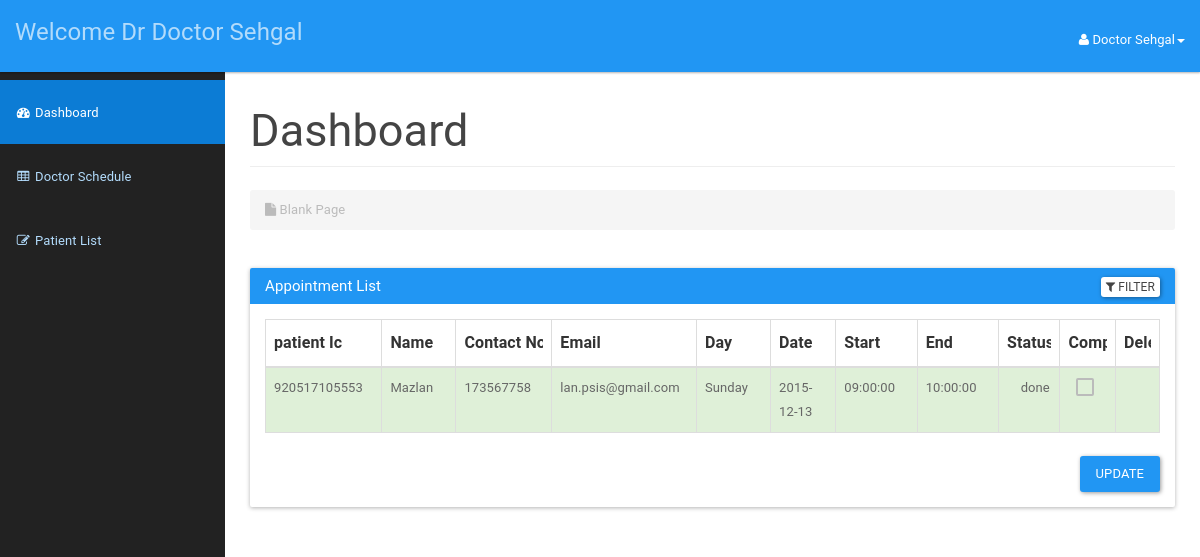
Page /doctor/doctordashboard.php (signed in) on the committed database.
### tables this page shows
CREATE TABLE `doctor` (
  `icDoctor` bigint(12) NOT NULL,
  `password` varchar(20) NOT NULL,
  `doctorId` int(3) NOT NULL,
  `doctorFirstName` varchar(50) NOT NULL,
  `doctorLastName` varchar(50) NOT NULL,
  `doctorAddress` varchar(100) NOT NULL,
  `doctorPhone` varchar(15) NOT NULL,
  `doctorEmail` varchar(20) NOT NULL,
  `doctorDOB` date NOT NULL
);

CREATE TABLE `appointment` (
  `appId` int(3) NOT NULL,
  `patientIc` bigint(12) NOT NULL,
  `scheduleId` int(10) NOT NULL,
  `appSymptom` varchar(100) NOT NULL,
  `appComment` varchar(100) NOT NULL,
  `status` varchar(10) NOT NULL DEFAULT 'process'
);

CREATE TABLE `patient` (
  `icPatient` bigint(12) NOT NULL,
  `password` varchar(20) NOT NULL,
  `patientFirstName` varchar(20) NOT NULL,
  `patientLastName` varchar(20) NOT NULL,
  `patientMaritialStatus` varchar(10) NOT NULL,
  `patientDOB` date NOT NULL,
  `patientGender` varchar(10) NOT NULL,
  `patientAddress` varchar(100) NOT NULL,
  `patientPhone` varchar(15) NOT NULL,
  `patientEmail` varchar(100) NOT NULL
);

CREATE TABLE `doctorschedule` (
  `scheduleId` int(11) NOT NULL,
  `scheduleDate` date NOT NULL,
  `scheduleDay` varchar(15) NOT NULL,
  `startTime` time NOT NULL,
  `endTime` time NOT NULL,
  `bookAvail` varchar(10) NOT NULL
);

### doctor/doctordashboard.php (the view, shortened to what this page needs)
<?php
include_once '../assets/conn/dbconnect.php';
$usersession = $_SESSION['doctorSession'];
$res=mysqli_query($con,"SELECT * FROM doctor WHERE doctorId=".$usersession);
$userRow=mysqli_fetch_array($res,MYSQLI_ASSOC);
?>
<!DOCTYPE html>
<html lang="en">
    <head>
        <link href="assets/css/material.css" rel="stylesheet">
        <link href="assets/css/sb-admin.css" rel="stylesheet">
        <link href="assets/css/style.css" rel="stylesheet">
        <link href="assets/font-awesome/css/font-awesome.css" rel="stylesheet">
    </head>
    <body>
        <div id="wrapper">
            <nav class="navbar navbar-inverse navbar-fixed-top" role="navigation">
                <div class="navbar-header">
                    <a class="navbar-brand" href="doctordashboard.php">Welcome Dr <?php echo $userRow['doctorFirstName'];?> <?php echo $userRow['doctorLastName'];?></a>
                </div>
                <ul class="nav navbar-right top-nav">
                    <li class="dropdown">
                        <a href="#" class="dropdown-toggle" data-toggle="dropdown"><i class="fa fa-user"></i> <?php echo $userRow['doctorFirstName']; ?> <?php echo $userRow['doctorLastName']; ?><b class="caret"></b></a>
                    </li>
                </ul>
                <div class="collapse navbar-collapse navbar-ex1-collapse">
                    <ul class="nav navbar-nav side-nav">
                        <li class="active">
                            <a href="doctordashboard.php"><i class="fa fa-fw fa-dashboard"></i> Dashboard</a>
                        </li>
                        <li>
                            <a href="addschedule.php"><i class="fa fa-fw fa-table"></i> Doctor Schedule</a>
                        </li>
                        <li>
                            <a href="patientlist.php"><i class="fa fa-fw fa-edit"></i> Patient List</a>
                        </li>
                    </ul>
                </div>
            </nav>
            <div id="page-wrapper">
                <div class="container-fluid">
                    <div class="row">
                        <div class="col-lg-12">
                            <h2 class="page-header">
                            Dashboard
                            </h2>
                            <ol class="breadcrumb">
                                <li class="active">
                                    <i class="fa fa-file"></i> Blank Page
                                </li>
                            </ol>
                        </div>
                    </div>
                    <div class="panel panel-primary filterable">
                       <div class="panel-heading">
                        <h3 class="panel-title">Appointment List</h3>
                        <div class="pull-right">
                            <button class="btn btn-default btn-xs btn-filter"><span class="fa fa-filter"></span> Filter</button>
                        </div>
                        </div>
                        <div class="panel-body">
                        <table class="table table-hover table-bordered">
                            <thead>
                                <tr class="filters">
                                    <th><input type="text" class="form-control" placeholder="patient Ic" disabled></th>
                                    <th><input type="text" class="form-control" placeholder="Name" disabled></th>
                                    <th><input type="text" class="form-control" placeholder="Contact No." disabled></th>
                                    <th><input type="text" class="form-control" placeholder="Email" disabled></th>
                                    <th><input type="text" class="form-control" placeholder="Day" disabled></th>
                                    <th><input type="text" class="form-control" placeholder="Date" disabled></th>
                                    <th><input type="text" class="form-control" placeholder="Start" disabled></th>
                                    <th><input type="text" class="form-control" placeholder="End" disabled></th>
                                    <th><input type="text" class="form-control" placeholder="Status" disabled></th>
                                    <th><input type="text" class="form-control" placeholder="Complete" disabled></th>
                                    <th><input type="text" class="form-control" placeholder="Delete" disabled></th>
                                </tr>
                            </thead>
                            <?php
                            $res=mysqli_query($con,"SELECT a.*, b.*,c.*
                                                    FROM patient a
                                                    JOIN appointment b
                                                    On a.icPatient = b.patientIc
                                                    JOIN doctorschedule c
                                                    On b.scheduleId=c.scheduleId
                                                    Order By appId desc");
                            while ($appointment=mysqli_fetch_array($res)) {
                                if ($appointment['status']=='process') {
                                    $status="danger";
                                    $icon='remove';
                                    $checked='';
                                } else {
                                    $status="success";
                                    $icon='ok';
                                    $checked = 'disabled';
                                }
                                echo "<tbody>";
                                echo "<tr class='$status'>";
                                    echo "<td>" . $appointment['patientIc'] . "</td>";
                                    echo "<td>" . $appointment['patientLastName'] . "</td>";
                                    echo "<td>" . $appointment['patientPhone'] . "</td>";
                                    echo "<td>" . $appointment['patientEmail'] . "</td>";
                                    echo "<td>" . $appointment['scheduleDay'] . "</td>";
                                    echo "<td>" . $appointment['scheduleDate'] . "</td>";
                                    echo "<td>" . $appointment['startTime'] . "</td>";
                                    echo "<td>" . $appointment['endTime'] . "</td>";
                                    echo "<td><span class='glyphicon glyphicon-".$icon."' aria-hidden='true'></span>".' '."". $appointment['status'] . "</td>";
                                    echo "<form method='POST'>";
                                    echo "<td class='text-center'><input type='checkbox' name='enable' id='enable' value='".$appointment['appId']."' onclick='chkit(".$appointment['appId'].",this.checked);' ".$checked."></td>";
                                    echo "<td class='text-center'><a href='#' id='".$appointment['appId']."' class='delete'><span class='glyphicon glyphicon-trash' aria-hidden='true'></span></a>
                            </td>";
                            }
                                echo "</tr>";
                           echo "</tbody>";
                       echo "</table>";
                       echo "<div class='panel panel-default'>";
                       echo "<div class='col-md-offset-3 pull-right'>";
                       echo "<button class='btn btn-primary' type='submit' value='Submit' name='submit'>Update</button>";
                        echo "</div>";
                        echo "</div>";
                        ?>
                    </div>
                </div>
                </div>
            </div>
        </div>
    </body>
</html>

### doctor/assets/css/sb-admin.css (style rules this page uses)
body { margin-top: 100px; background-color: #222; }
@media (min-width:768px) { body { margin-top: 50px; } }
#wrapper { padding-left: 0; }
#page-wrapper { min-height: 900px !important; width: 100%; padding: 0; background-color: #fff; }
@media (min-width:768px) { #wrapper { padding-left: 225px; } }
@media (min-width:768px) { #page-wrapper { padding: 10px; } }
.top-nav { padding: 0 15px; }
.top-nav>li { display: inline-block; float: left; }
.top-nav>li>a { padding-top: 17px; padding-bottom: 10px; line-height: 45px; color: white; }
@media (min-width:768px) { .side-nav { position: fixed; top: 80px; left: 225px; width: 225px; margin-left: -225px; border: none; border-radius: 0; overflow-y: auto; background-color: #222; bottom: 0; overflow-x: hidden; padding-bottom: 40px; } }
@media (min-width:768px) { .side-nav>li>a { width: 225px; } }

### doctor/assets/css/style.css (style rules this page uses)
.filterable { margin-top: 15px; }
.filterable .panel-heading .pull-right { margin-top: -20px; }
.filterable .filters input[disabled] { background-color: transparent; border: none; cursor: auto; box-shadow: none; padding: 0; height: auto; }

### rows in the picture
doctor: doctorFirstName "Doctor", doctorLastName "Sehgal"
appointment: patientIc "920517105553", patientIc.patientLastName "Mazlan", patientIc.patientPhone "173567758", patientIc.patientEmail "lan.psis@gmail.com", scheduleId.scheduleDay "Sunday", scheduleId.scheduleDate "2015-12-13", scheduleId.startTime "09:00:00", scheduleId.endTime "10:00:00", status "done"
